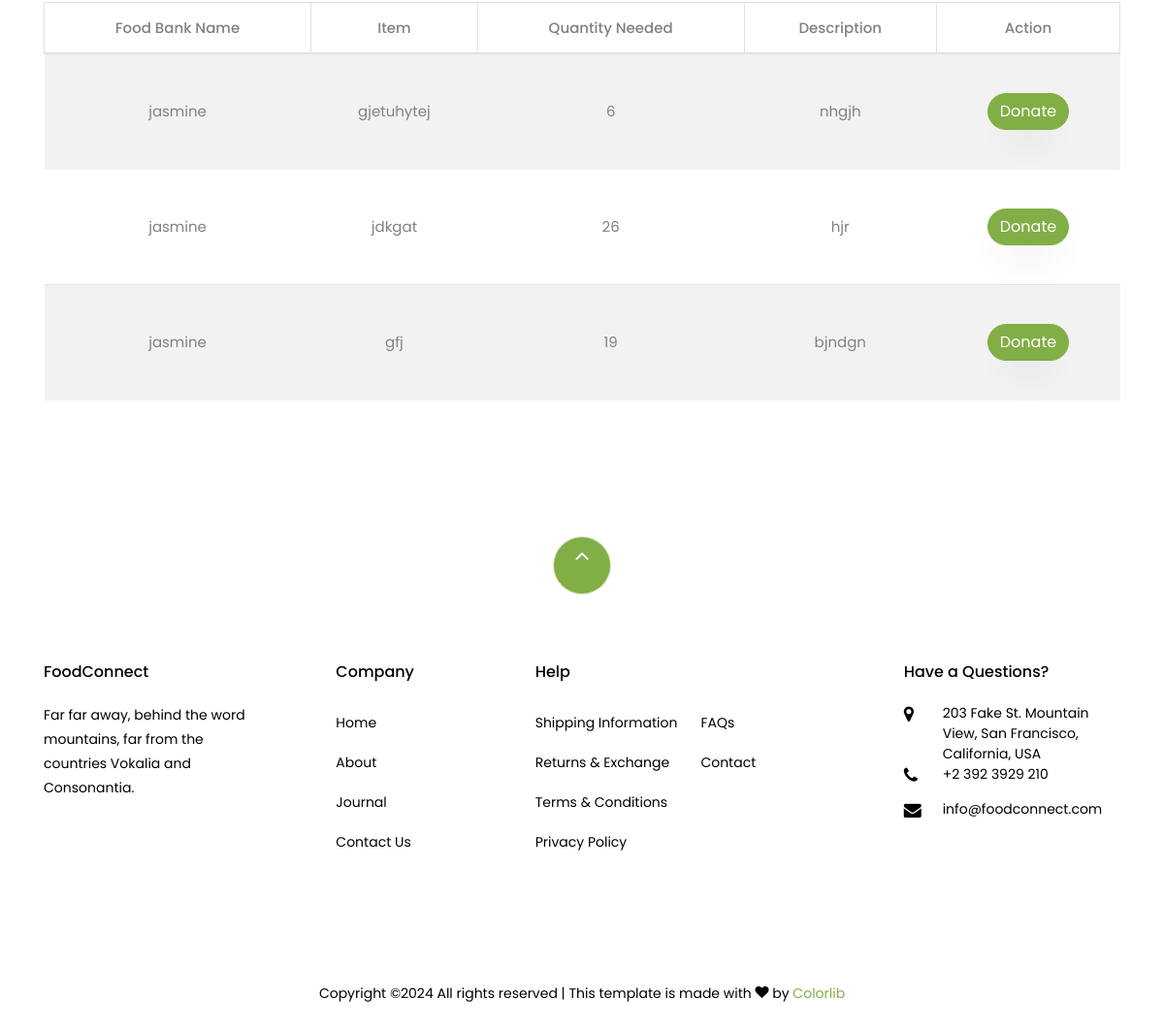
/alerts/alerts/ (lower part), run on an earlier commit of the app's database.
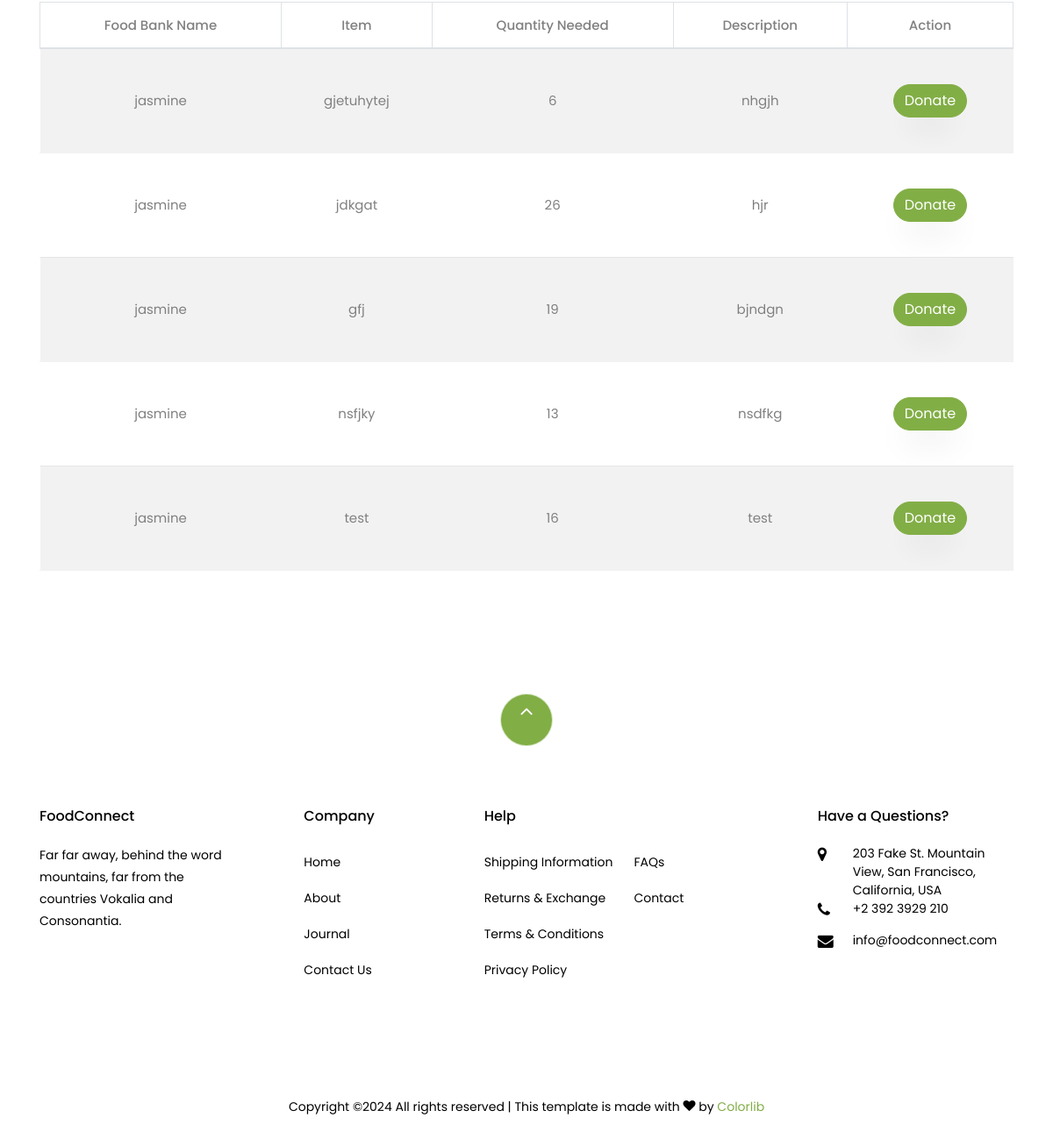
And on a later commit of the database.
### alerts/models.py (models this page shows)
class Alert(models.Model):
    item_name = models.CharField(max_length=100)
    quantity_needed = models.PositiveIntegerField()
    urgency_level = models.CharField(
        max_length=20,
        choices=[('low', 'Low'), ('medium', 'Medium'), ('high', 'High')],
        default='medium'
    )
    created_by = models.ForeignKey(
        User,
        on_delete=models.SET_NULL,
        null=True,
        related_name="created_alerts"
    )
    date_created = models.DateTimeField(auto_now_add=True)
    description = models.TextField(blank=True, null=True)
    is_active = models.BooleanField(default=True)
    last_updated = models.DateTimeField(auto_now=True)

### alerts/views.py (the view)
# urls.py: path('alerts/', views.alert_list, name='alert_list'),
def alert_list(request):
    alerts = Alert.objects.filter(is_active=True)  # Fetch active alerts
    return render(request, 'webpages/alert_list.html', {'alerts': alerts})

### templates/webpages/alert_list.html (shortened to what this page needs)
{% extends 'webpages/base.html' %}
{% load static %}
{% block content %}
    <section class="ftco-section testimony-section">
        <div class="container">
            <div class="row mb-5 pb-3">
                <div class="col-md-12">
                    <table class="table table-bordered table-striped">
                        <thead>
                            <tr>
                                <th>Food Bank Name</th>
                                <th>Item</th>
                                <th>Quantity Needed</th>
                                <th>Description</th>
                                <th>Action</th>
                            </tr>
                        </thead>
                        <tbody>
                            {% for alert in alerts %}
                            <tr>
                                <td>{{ alert.created_by.username }}</td>
                                <td>{{ alert.item_name }}</td>
                                <td>{{ alert.quantity_needed }}</td>
                                <td>{{ alert.description }}</td>
                                <td>
                                    <a href="{% url 'donate' alert.id %}" class="btn btn-primary">Donate</a>
                                </td>
                            </tr>
                            {% empty %}
                            <tr>
                                <td colspan="5" class="text-center">No alerts available.</td>
                            </tr>
                            {% endfor %}
                        </tbody>
                    </table>
                </div>
            </div>
        </div>
    </section>
{% endblock %}

What changed in the data, as far as the page shows it:
added Alert: created_by.username "jasmine", item_name "nsfjky", quantity_needed "13", description "nsdfkg"
added Alert: created_by.username "jasmine", item_name "test", quantity_needed "16", description "test"
